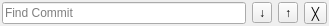
<?xml version="1.0" encoding="UTF-8"?>
<ui version="4.0">
 <class>SearchWidget</class>
 <widget class="QWidget" name="SearchWidget">
  <property name="geometry">
   <rect>
    <x>0</x>
    <y>0</y>
    <width>329</width>
    <height>26</height>
   </rect>
  </property>
  <property name="sizePolicy">
   <sizepolicy hsizetype="Preferred" vsizetype="Fixed">
    <horstretch>0</horstretch>
    <verstretch>0</verstretch>
   </sizepolicy>
  </property>
  <property name="windowTitle">
   <string>Form</string>
  </property>
  <property name="autoFillBackground">
   <bool>true</bool>
  </property>
  <layout class="QHBoxLayout" name="horizontalLayout">
   <property name="leftMargin">
    <number>2</number>
   </property>
   <property name="topMargin">
    <number>2</number>
   </property>
   <property name="rightMargin">
    <number>2</number>
   </property>
   <property name="bottomMargin">
    <number>2</number>
   </property>
   <item>
    <widget class="QLineEdit" name="lineEdit">
     <property name="placeholderText">
      <string>Find Commit</string>
     </property>
    </widget>
   </item>
   <item>
    <widget class="QToolButton" name="forwardButton">
     <property name="toolTip">
      <string>Next Occurrence</string>
     </property>
     <property name="text">
      <string notr="true">↓</string>
     </property>
    </widget>
   </item>
   <item>
    <widget class="QToolButton" name="backwardButton">
     <property name="toolTip">
      <string>Previous Occurrence</string>
     </property>
     <property name="text">
      <string notr="true">↑</string>
     </property>
    </widget>
   </item>
   <item>
    <widget class="QToolButton" name="closeButton">
     <property name="toolTip">
      <string>Close Search Bar</string>
     </property>
     <property name="text">
      <string notr="true">╳</string>
     </property>
    </widget>
   </item>
  </layout>
 </widget>
 <resources/>
 <connections/>
</ui>
